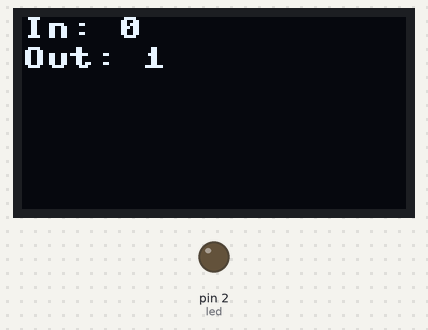
Simulated run of this program. Board: MicroPython board. On the bench: 128×64 one-colour display, output pins drawn as LEDs (lit = HIGH). WiFi joins after 1.5 s; no MQTT or app messages arrive unless stated; library files of the repository ran but are not shown: ssd1306.py; what the program prints to the serial console is not drawn.

Above: at 2.2 s.

The program:

main.py
```python
from machine import Pin, I2C
import network
import ssd1306
import dht
import time
from umqtt.simple import MQTTClient

SERVER      = "mqtt3.thingspeak.com"
CLIENT_ID   = "NQsOMB4WAh8OOAU3KAY2NQ0"
USR         = "NQsOMB4WAh8OOAU3KAY2NQ0"
PWD         = "i343xvHx0LuqhiB+ZhvFdSPE"
CH_ID       = "2314653"

#define LCD
i2c = I2C(scl=Pin(4), sda=Pin(5), freq=100000)
display = ssd1306.SSD1306_I2C(128, 64, i2c)

# 1 Connect WIFI
wlan = network.WLAN(network.STA_IF)
wlan.active(True)
if not wlan.isconnected():
    print("Connecting...")
    display.fill(0)
    display.text("Connecting...", 0, 0, 1)
    display.show()
    wlan.connect("@LINPHA-WIFI_2.4GHz", "")
    while not wlan.isconnected():
        pass
print("IP Address: ", wlan.ifconfig()[0])


# 2 Connect Broker
client = MQTTClient(CLIENT_ID, server=SERVER, user=USR, password=PWD, keepalive=30)
client.connect()
topic = "channels/" + CH_ID + "/publish"

in_sensor = Pin(22, Pin.IN)
out_sensor = Pin(23, Pin.IN)

# build-in led
led = Pin(2, Pin.OUT)
cnt_in = 0
cnt_out = 0
print("ready")

def publish_data():
    # publish data
    payload = "field1=" + str(cnt_in) + "&field2=" + str(cnt_out)
    client.connect()
    client.publish(topic, payload)
    client.disconnect()

def print_lcd():
    display.fill(0)
    display.text("In: {}".format(cnt_in), 0, 0, 1)
    display.text("Out: {}".format(cnt_out), 0, 10, 1)
    display.show()


print_lcd()

while True:
    if( in_sensor.value() == 0):
        cnt_in = cnt_in + 1
        print("in: {}".format(cnt_in))
        publish_data()
        print_lcd()
        while(in_sensor.value() == 0):
            time.sleep(0.1)

    if( out_sensor.value() == 0):
        cnt_out = cnt_out + 1
        print("out: {}".format(cnt_out))
        publish_data()
        print_lcd()
        while(out_sensor.value() == 0):
            time.sleep(0.1)

    time.sleep(0.1)
```
